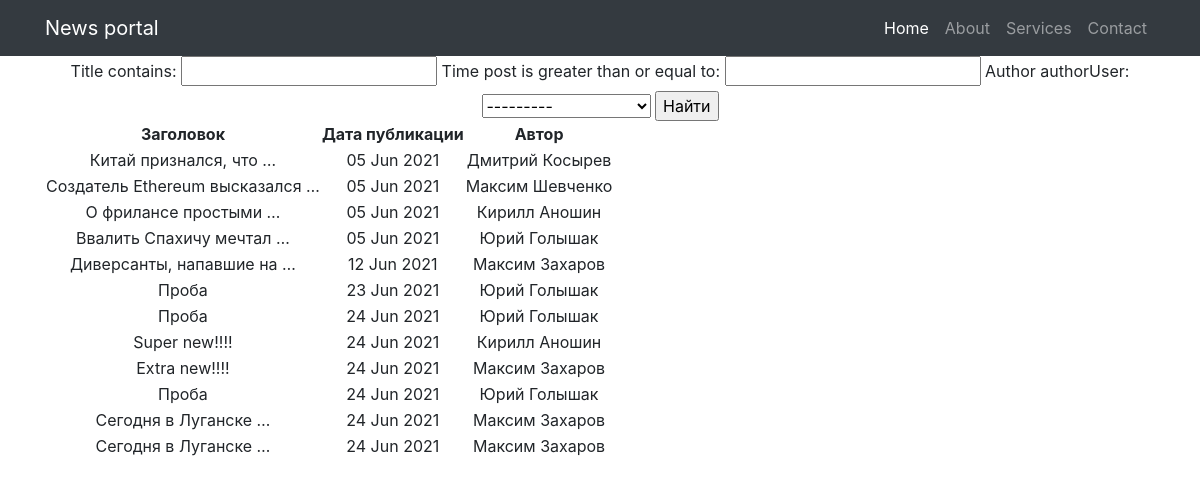
The page /search/ on the database as committed earlier.
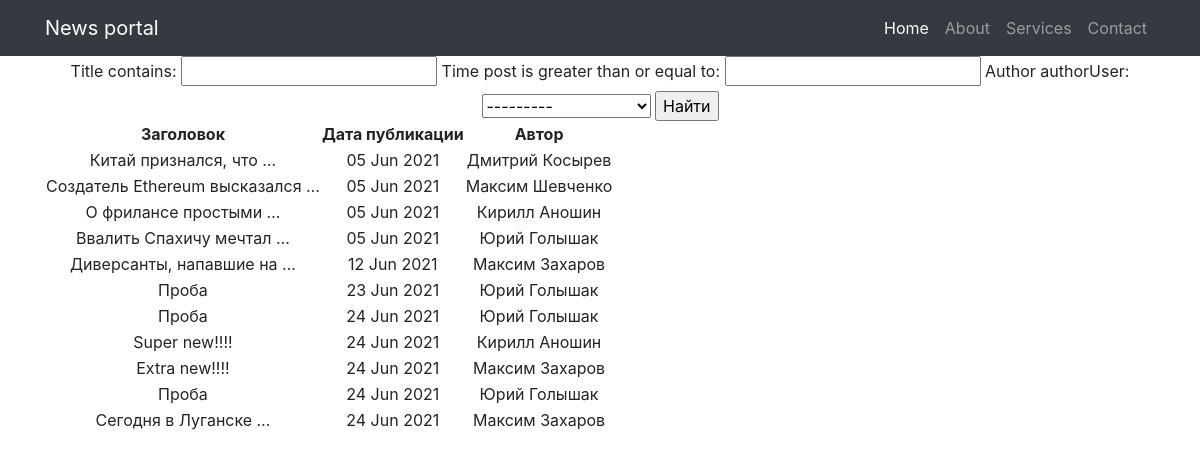
The same page on the database as committed later.
### news/models.py (models this page shows, shortened)
class Post(models.Model):
    author = models.ForeignKey(Author, on_delete=models.CASCADE)
    NEWS = 'NW'
    ARTICLE = 'AR'
    RUBRIC = (
        (NEWS, 'Новость'), (ARTICLE, 'Статья')
    )
    categoryType = models.CharField(max_length=2, choices=RUBRIC, default=ARTICLE)
    time_post = models.DateTimeField(auto_now_add=True)
    postCategory = models.ManyToManyField(Category, through='PostCategory')
    title = models.CharField(max_length=128)
    text = models.TextField()
    rating = models.SmallIntegerField(default=0)
    class Meta:
        verbose_name = 'Публикация'
        verbose_name_plural = 'Публикации'

class Author(models.Model):
    authorUser = models.OneToOneField(User, on_delete=models.CASCADE)
    ratingAuthor = models.SmallIntegerField(default=0)
    def __str__(self):
        return self.authorUser.username
    class Meta:
        verbose_name = 'Автор'
        verbose_name_plural = 'Авторы'

### news/views.py (the view)
# urls.py: path('search/', PostSearch.as_view()),
class PostSearch(ListView):
    model = Post
    template_name = 'search.html'
    context_object_name = 'search'
    def get_context_data(self, **kwargs):
        context = super().get_context_data(**kwargs)
        context['filter'] = PostsFilter(self.request.GET, queryset=self.get_queryset())  # вписываю фильтр в контекст
        return context

### news/templatetags/custom_filters.py (called while the page is built)
@register.filter(name='censor')  # регистрируем наш фильтр под именем Censor
def censor(text):
    for word in censored_words:
        if word in text:
            text = text.replace(word, '-censored-')
        else:
            continue
    return text

### news/templates/news/search.html (shortened to what this page needs)
{% extends 'flatpages/default.html' %}
{% load custom_filters %}
{% block content %}
<form method="GET">
    {{ filter.form }}
    <input type="submit" value="Найти">
</form>
<table>
    <thead>
        <th>
            Заголовок
        </th>
        <th>
            Дата публикации
        </th>
        <th>
            Автор
        </th>
    </thead>
    {% for post in filter.qs %}
    <tr>
        <td>
            {{ post.title|censor|truncatewords:3 }}
        </td>
        <td>
            {{ post.time_post|date:'d M Y' }}
        </td>
        <td>
            {{ post.author }}
        </td>
    </tr>
    {% endfor %}
</table>
{% endblock content %}

Rows that differ between the two databases and show on the page:
removed Post: title|censor "Сегодня в Луганске …", time_post "24 Jun 2021", author "Максим Захаров"
